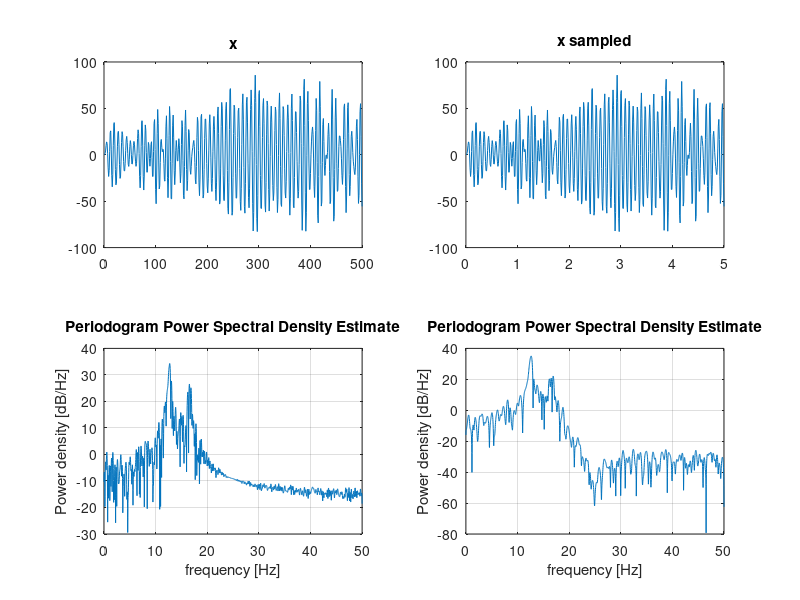

This chart was generated by the following MATLAB code:
e = randn(500,1);

A=[1 -2.39 3.35 -2.34 0.96];
C=[1 0 1];
x = filter(C, A, e);

subplot(221);
plot(x);
title("x");

fs = 100; 
tvect = (1:length(e))./fs;

subplot(222);
plot(tvect, x);
title("x sampled");

subplot(223);
NFFT = 4096;
periodogram(x,[],NFFT,fs);

subplot(224);
periodogram(x,hanning(500),NFFT,fs);
